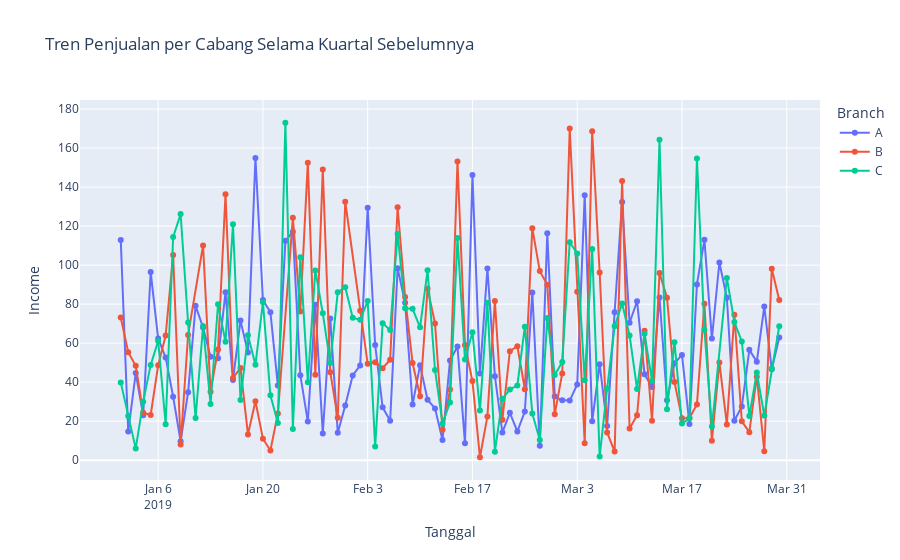

The code cell stored with this chart in its notebook:
### Markdown cell above
## 5.3 Bagaimanakah tren penjualan per cabang dari waktu ke waktu selama kuartal sebelumnya?

### Code cell
# Mengelompokkan data penjualan per cabang dan per tanggal berdasarkan gross income
sales_trend_per_branch = data.groupby(['Date', 'Branch'])['gross income'].sum().reset_index()
sales_trend_per_branch
# Membuat line chart untuk menampilkan tren penjualan per cabang dari waktu ke waktu
fig = px.line(sales_trend_per_branch, 
              x='Date', 
              y='gross income', 
              color='Branch',  # Garis berdasarkan cabang
              title='Tren Penjualan per Cabang Selama Kuartal Sebelumnya',
              labels={'gross income': 'Income', 'Date': 'Tanggal'},
              markers=True)

# Menampilkan line chart
fig.show()
